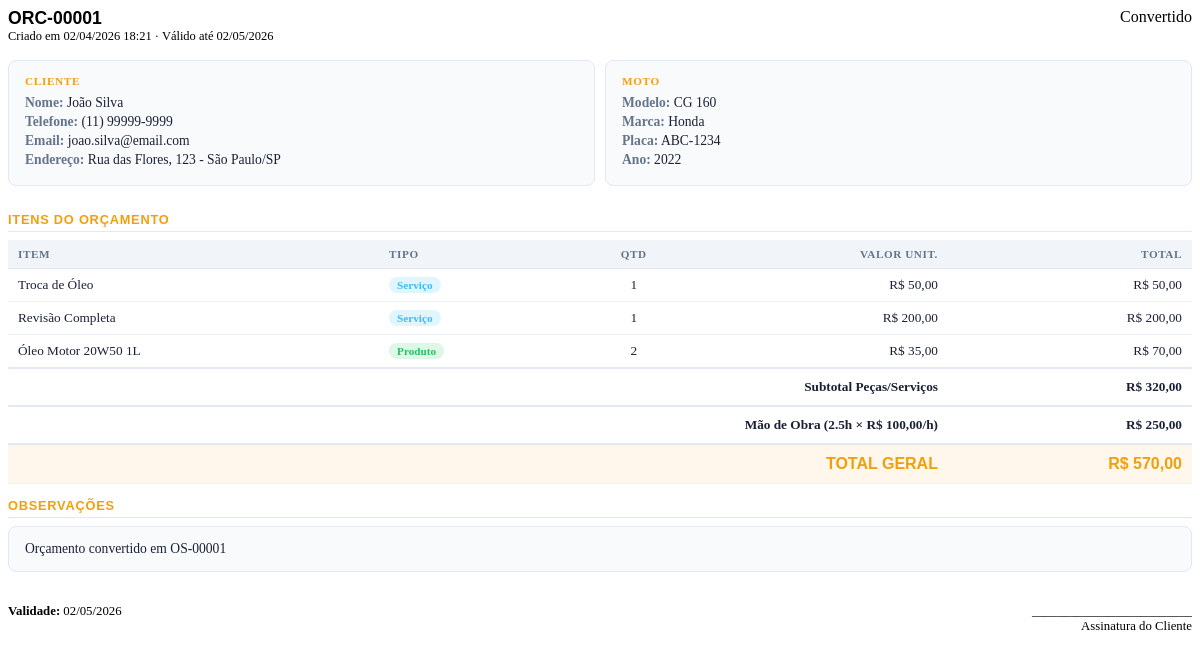
The page /modules/orcamentos/detalhes_orcamento.php?id=1 (signed in) on the database its author committed.
### tables this page shows
CREATE TABLE `orcamentos` (
  `id` int(11) NOT NULL,
  `numero_orcamento` varchar(20) NOT NULL,
  `cliente_id` int(11) NOT NULL,
  `moto_id` int(11) NOT NULL,
  `data_criacao` timestamp NULL DEFAULT CURRENT_TIMESTAMP,
  `data_validade` date NOT NULL,
  `status` enum('ativo','aprovado','rejeitado','convertido') DEFAULT 'ativo',
  `observacoes` text,
  `convertido_os_id` int(11) DEFAULT NULL
);

CREATE TABLE `clientes` (
  `id` int(11) NOT NULL,
  `nome` varchar(100) NOT NULL,
  `cpf_cnpj` varchar(20) DEFAULT NULL,
  `telefone` varchar(20) DEFAULT NULL,
  `email` varchar(100) DEFAULT NULL,
  `endereco` text,
  `created_at` timestamp NULL DEFAULT CURRENT_TIMESTAMP
);

CREATE TABLE `motos` (
  `id` int(11) NOT NULL,
  `cliente_id` int(11) NOT NULL,
  `placa` varchar(10) NOT NULL,
  `modelo` varchar(50) DEFAULT NULL,
  `marca` varchar(50) DEFAULT NULL,
  `ano` int(4) DEFAULT NULL,
  `cor` varchar(20) DEFAULT NULL,
  `chassi` varchar(50) DEFAULT NULL,
  `created_at` timestamp NULL DEFAULT CURRENT_TIMESTAMP
);

CREATE TABLE `orcamento_itens` (
  `id` int(11) NOT NULL,
  `orcamento_id` int(11) NOT NULL,
  `tipo` enum('servico','produto') NOT NULL,
  `item_id` int(11) NOT NULL,
  `quantidade` int(11) NOT NULL,
  `valor_unitario` decimal(10,2) NOT NULL
);

CREATE TABLE `mao_de_obra` (
  `id` int(11) NOT NULL,
  `valor_hora` decimal(10,2) NOT NULL DEFAULT '0.00',
  `descricao` varchar(255) DEFAULT NULL,
  `ativo` tinyint(1) DEFAULT '1',
  `created_at` timestamp NULL DEFAULT CURRENT_TIMESTAMP,
  `updated_at` timestamp NULL DEFAULT CURRENT_TIMESTAMP ON UPDATE CURRENT_TIMESTAMP
);

### modules/orcamentos/detalhes_orcamento.php (the view, shortened to what this page needs)
<?php
require_once '../../config/config.php';
$id = (int)($_GET['id'] ?? 0);
$stmt = $db->prepare("SELECT o.*, c.nome as cliente_nome, c.telefone, c.email, c.endereco,
                       m.modelo, m.placa, m.marca, m.ano, m.cor
                       FROM orcamentos o
                       JOIN clientes c ON o.cliente_id = c.id
                       JOIN motos m ON o.moto_id = m.id
                       WHERE o.id = ?");
$stmt->execute([$id]);
$orcamento = $stmt->fetch(PDO::FETCH_ASSOC);
$stmt = $db->prepare("SELECT oi.*,
                       CASE WHEN oi.tipo = 'servico' THEN s.nome ELSE p.nome END as nome_item
                       FROM orcamento_itens oi
                       LEFT JOIN servicos s ON oi.tipo = 'servico' AND oi.item_id = s.id
                       LEFT JOIN produtos p ON oi.tipo = 'produto' AND oi.item_id = p.id
                       WHERE oi.orcamento_id = ?");
$stmt->execute([$id]);
$itens = $stmt->fetchAll(PDO::FETCH_ASSOC);
$valor_hora = 0;
try {
    $stmt_mao = $db->prepare("SELECT valor_hora FROM mao_de_obra ORDER BY id DESC LIMIT 1");
    $stmt_mao->execute();
    $mao = $stmt_mao->fetch(PDO::FETCH_ASSOC);
    $valor_hora = (float)($mao['valor_hora'] ?? 0);
} catch(Exception $e) {}
$total_itens = 0;
$total_horas = 0;
foreach ($itens as $item) {
    $total_itens += $item['quantidade'] * $item['valor_unitario'];
    if ($item['tipo'] === 'servico') {
        try {
            $stmt_svc = $db->prepare("SELECT tempo_estimado FROM servicos WHERE id = ?");
            $stmt_svc->execute([$item['item_id']]);
            $svc = $stmt_svc->fetch(PDO::FETCH_ASSOC);
            $total_horas += (float)($svc['tempo_estimado'] ?? 0) * $item['quantidade'] / 60;
        } catch(Exception $e) {}
    }
}
$total_mao_obra = round($total_horas * $valor_hora, 2);
$total_geral = $total_itens + $total_mao_obra;
$status_badge = ['ativo'=>'warning','aprovado'=>'info','rejeitado'=>'danger','convertido'=>'primary'];
$status_text  = ['ativo'=>'Ativo','aprovado'=>'Aprovado','rejeitado'=>'Rejeitado','convertido'=>'Convertido'];
?>
<div style="display:flex;justify-content:space-between;align-items:flex-start;margin-bottom:16px">
  <div>
    <div style="font-family:'Syne',sans-serif;font-size:1.1rem;font-weight:800;color:var(--text)"><?= htmlspecialchars($orcamento['numero_orcamento']) ?></div>
    <div style="font-size:.78rem;color:var(--text-muted)">Criado em <?= date('d/m/Y H:i', strtotime($orcamento['data_criacao'])) ?> · Válido até <?= date('d/m/Y', strtotime($orcamento['data_validade'])) ?></div>
  </div>
  <span class="badge bg-<?= $status_badge[$orcamento['status']] ?? 'secondary' ?> px-3 py-2"><?= $status_text[$orcamento['status']] ?? $orcamento['status'] ?></span>
</div>
<div style="display:grid;grid-template-columns:1fr 1fr;gap:10px">
  <div class="orc-box">
    <div class="orc-box-label"><i class="ph-bold ph-user"></i> Cliente</div>
    <p><strong>Nome:</strong> <?= htmlspecialchars($orcamento['cliente_nome']) ?></p>
    <p><strong>Telefone:</strong> <?= htmlspecialchars($orcamento['telefone'] ?: '-') ?></p>
    <p><strong>Email:</strong> <?= htmlspecialchars($orcamento['email'] ?: '-') ?></p>
    <p><strong>Endereço:</strong> <?= htmlspecialchars($orcamento['endereco'] ?: '-') ?></p>
  </div>
  <div class="orc-box">
    <div class="orc-box-label"><i class="ph-bold ph-motorcycle"></i> Moto</div>
    <p><strong>Modelo:</strong> <?= htmlspecialchars($orcamento['modelo']) ?></p>
    <p><strong>Marca:</strong> <?= htmlspecialchars($orcamento['marca'] ?: '-') ?></p>
    <p><strong>Placa:</strong> <?= htmlspecialchars($orcamento['placa']) ?></p>
    <p><strong>Ano:</strong> <?= htmlspecialchars($orcamento['ano'] ?? '-') ?></p>
  </div>
</div>
<div class="section-title"><i class="ph-bold ph-list-bullets"></i> Itens do Orçamento</div>
<table class="orc-table">
  <thead>
    <tr>
      <th>Item</th>
      <th>Tipo</th>
      <th style="text-align:center">Qtd</th>
      <th style="text-align:right">Valor Unit.</th>
      <th style="text-align:right">Total</th>
    </tr>
  </thead>
  <tbody>
    <?php foreach ($itens as $item): ?>
    <tr>
      <td><?= htmlspecialchars($item['nome_item'] ?? '-') ?></td>
      <td><?= $item['tipo'] === 'servico' ? '<span class="badge-servico">Serviço</span>' : '<span class="badge-produto">Produto</span>' ?></td>
      <td style="text-align:center"><?= $item['quantidade'] ?></td>
      <td style="text-align:right">R$ <?= number_format($item['valor_unitario'], 2, ',', '.') ?></td>
      <td style="text-align:right">R$ <?= number_format($item['quantidade'] * $item['valor_unitario'], 2, ',', '.') ?></td>
    </tr>
    <?php endforeach; ?>
  </tbody>
  <tfoot>
    <?php if ($total_mao_obra > 0): ?>
    <tr>
      <td colspan="4" style="text-align:right;color:var(--text-muted);font-size:.83rem">Subtotal Peças/Serviços</td>
      <td style="text-align:right">R$ <?= number_format($total_itens, 2, ',', '.') ?></td>
    </tr>
    <tr>
      <td colspan="4" style="text-align:right;color:var(--text-muted);font-size:.83rem">
        Mão de Obra (<?= number_format($total_horas, 1) ?>h × R$ <?= number_format($valor_hora, 2, ',', '.') ?>/h)
      </td>
      <td style="text-align:right">R$ <?= number_format($total_mao_obra, 2, ',', '.') ?></td>
    </tr>
    <?php endif; ?>
    <tr class="total-row">
      <td colspan="4" style="text-align:right">TOTAL GERAL</td>
      <td style="text-align:right">R$ <?= number_format($total_geral, 2, ',', '.') ?></td>
    </tr>
  </tfoot>
</table>
<?php if ($orcamento['observacoes']): ?>
<div class="section-title"><i class="ph-bold ph-note"></i> Observações</div>
<div class="orc-box" style="font-size:.85rem"><?= nl2br(htmlspecialchars($orcamento['observacoes'])) ?></div>
<?php endif; ?>
<div style="display:flex;justify-content:space-between;margin-top:20px;padding-top:12px;border-top:1px solid var(--border)">
  <div style="font-size:.8rem;color:var(--text-muted)">
    <strong style="color:var(--text)">Validade:</strong> <?= date('d/m/Y', strtotime($orcamento['data_validade'])) ?>
  </div>
  <div style="font-size:.8rem;color:var(--text-muted);text-align:right">
    _________________________<br>Assinatura do Cliente
  </div>
</div>

### modules/orcamentos/detalhes_orcamento.php (style rules this page uses)
.orc-box { background: var(--bg-card2, #f8fafc); border: 1px solid var(--border, #e2e8f4); border-radius: 8px; padding: 14px 16px; margin-bottom: 12px; color: var(--text, #1a2035); }
.orc-box-label { font-size: .7rem; font-weight: 700; text-transform: uppercase; letter-spacing: .06em; color: var(--accent, #f59e0b); margin-bottom: 8px; }
.orc-box p { margin: 3px 0; font-size: .85rem; color: var(--text, #1a2035); }
.orc-box strong { color: var(--text-muted, #64748b); font-weight: 600; }
.orc-table { width: 100%; border-collapse: collapse; font-size: .83rem; color: var(--text, #1a2035); }
.orc-table th { background: var(--bg-card2, #f1f5f9); color: var(--text-muted, #64748b); font-size: .7rem; font-weight: 700; text-transform: uppercase; letter-spacing: .05em; padding: 8px 10px; border-bottom: 1px solid var(--border, #e2e8f4); text-align: left; }
.orc-table td { padding: 8px 10px; border-bottom: 1px solid var(--border-light, #edf2f7); color: var(--text, #1a2035); }
.orc-table tfoot td { border-top: 2px solid var(--border, #e2e8f4); font-weight: 700; padding: 10px; }
.badge-servico { background: rgba(56,189,248,.15); color: #38bdf8; padding: 2px 8px; border-radius: 20px; font-size: .7rem; font-weight: 700; }
.badge-produto { background: rgba(34,197,94,.15); color: #22c55e; padding: 2px 8px; border-radius: 20px; font-size: .7rem; font-weight: 700; }
.total-row { background: rgba(245,158,11,.08); }
.total-row td { color: var(--accent, #f59e0b) !important; font-family: 'Syne', sans-serif; font-size: 1rem; font-weight: 800; }
.section-title { font-family: 'Syne', sans-serif; font-weight: 700; font-size: .8rem; color: var(--accent, #f59e0b); text-transform: uppercase; letter-spacing: .06em; margin: 14px 0 8px; padding-bottom: 4px; border-bottom: 1px solid var(--border, #e2e8f4); }

### rows shown on the page
orcamentos: numero_orcamento "ORC-00001", data_criacao "02/04/2026 18:21", data_validade "02/05/2026", status "Convertido", cliente.nome "João Silva", cliente.telefone "(11) 99999-9999", cliente.email "joao.silva@email.com", cliente.endereco "Rua das Flores, 123 - São Paulo/SP", moto.modelo "CG 160", moto.marca "Honda", moto.placa "ABC-1234", moto.ano "2022", observacoes "Orçamento convertido em OS-00001"
orcamento_itens: nome_item "Troca de Óleo", tipo "Serviço", quantidade "1", valor_unitario "50,00", $item['quantidade'] * $item['valor_unitario'] "50,00"
orcamento_itens: nome_item "Revisão Completa", tipo "Serviço", quantidade "1", valor_unitario "200,00", $item['quantidade'] * $item['valor_unitario'] "200,00"
orcamento_itens: nome_item "Óleo Motor 20W50 1L", tipo "Produto", quantidade "2", valor_unitario "35,00", $item['quantidade'] * $item['valor_unitario'] "70,00"
mao_de_obra: valor_hora "100,00", valor_hora "250,00", valor_hora "570,00"

### other values the page prints
$total_itens "320,00"
$total_horas "2.5"
